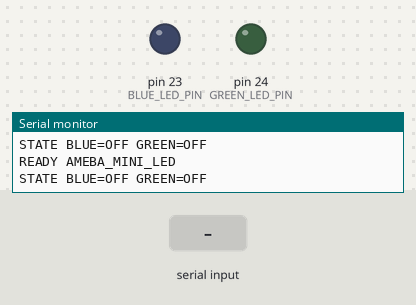
This sketch was run on a simulated Arduino Mega 2560, built with avr-gcc and run on an emulated ATmega2560. On the bench: output pins drawn as LEDs (lit = HIGH), the last lines printed to the serial monitor. Dashed ring = blinking. The test bench sets the inputs (shaded band).

Above: at 2.2 s.
2.3 s: "BLINK_THREE\n" received over Serial
At 2.42 s:
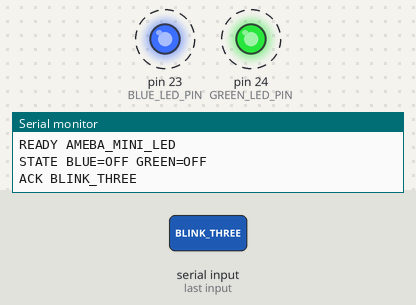
5.3 s: "LEFT_ON\n" received over Serial
At 6.3 s:
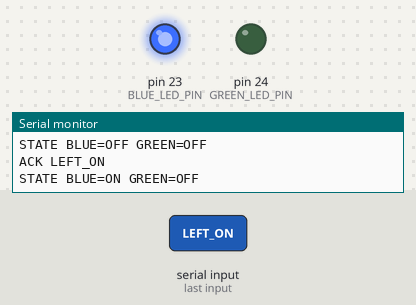
6.8 s: "RIGHT_ON\n" received over Serial
At 7.4 s:
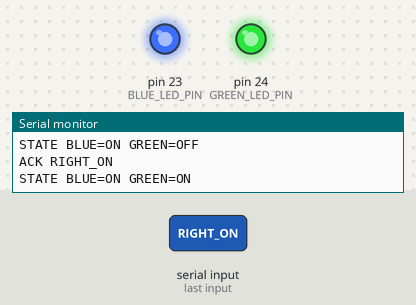
8.3 s: "LEFT_OFF\n" received over Serial
At 9.7 s:
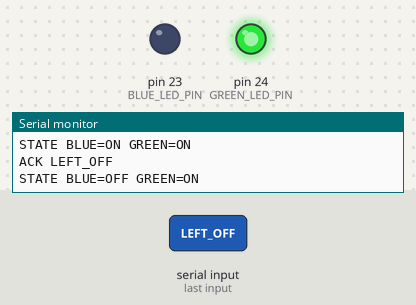
Timing chart, 0 to 10.8 s (numbered marks = the images above; inputs shaded):
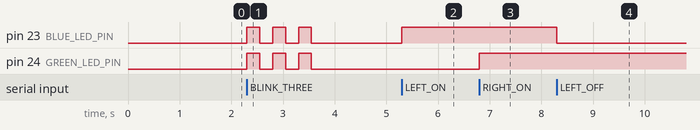

The sketch:

ameba_mini_led.ino
```cpp
/* Ameba Mini voice-controlled LED receiver.
 * Change the pin values and active level to match your board's official pinout.
 */
#include <Arduino.h>

// AMB82-MINI official pin map: Arduino pin 23 = PF9 = LED_B,
// Arduino pin 24 = PE6 = LED_G.
const int BLUE_LED_PIN = 23;
const int GREEN_LED_PIN = 24;
const bool LED_ACTIVE_LOW = false;

bool blueOn = false;
bool greenOn = false;
String inputLine;

void writeLed(int pin, bool on) {
  digitalWrite(pin, LED_ACTIVE_LOW ? (on ? LOW : HIGH) : (on ? HIGH : LOW));
}

void reportState() {
  Serial.print("STATE BLUE=");
  Serial.print(blueOn ? "ON" : "OFF");
  Serial.print(" GREEN=");
  Serial.println(greenOn ? "ON" : "OFF");
}

void setState(bool newBlueOn, bool newGreenOn) {
  blueOn = newBlueOn;
  greenOn = newGreenOn;
  writeLed(BLUE_LED_PIN, blueOn);
  writeLed(GREEN_LED_PIN, greenOn);
  reportState();
}

void blinkThreeTimes() {
  Serial.println("ACK BLINK_THREE");
  for (int count = 0; count < 3; count++) {
    blueOn = true;
    greenOn = true;
    writeLed(BLUE_LED_PIN, true);
    writeLed(GREEN_LED_PIN, true);
    delay(250);
    blueOn = false;
    greenOn = false;
    writeLed(BLUE_LED_PIN, false);
    writeLed(GREEN_LED_PIN, false);
    delay(250);
  }
  reportState();
}

void handleCommand(String command) {
  command.trim();
  command.toUpperCase();

  if (command == "LEFT_ON") {
    Serial.println("ACK LEFT_ON");
    setState(true, greenOn);
  } else if (command == "RIGHT_ON") {
    Serial.println("ACK RIGHT_ON");
    setState(blueOn, true);
  } else if (command == "LEFT_OFF") {
    Serial.println("ACK LEFT_OFF");
    setState(false, greenOn);
  } else if (command == "RIGHT_OFF") {
    Serial.println("ACK RIGHT_OFF");
    setState(blueOn, false);
  } else if (command == "ALL_OFF") {
    Serial.println("ACK ALL_OFF");
    setState(false, false);
  } else if (command == "BLINK_THREE") {
    blinkThreeTimes();
  } else if (command == "STATUS") {
    Serial.println("ACK STATUS");
    reportState();
  } else if (command.length() > 0) {
    Serial.println("ERROR UNKNOWN_COMMAND");
  }
}

void setup() {
  Serial.begin(115200);
  delay(1000);
  pinMode(BLUE_LED_PIN, OUTPUT);
  pinMode(GREEN_LED_PIN, OUTPUT);
  inputLine.reserve(32);
  setState(false, false);
  Serial.println("READY AMEBA_MINI_LED");
  reportState();
}

void loop() {
  while (Serial.available() > 0) {
    char received = static_cast<char>(Serial.read());
    if (received == '\n' || received == '\r') {
      if (inputLine.length() > 0) {
        handleCommand(inputLine);
        inputLine = "";
      }
    } else if (inputLine.length() < 31) {
      inputLine += received;
    } else {
      inputLine = "";
      Serial.println("ERROR COMMAND_TOO_LONG");
    }
  }
}
```

Measured:
- after the input at 2.3 s, pin 23 (BLUE_LED_PIN), pin 24 (GREEN_LED_PIN): alternates HIGH for 0.25 s and LOW for 0.25 s, 6 changes in all, then stays LOW, starting at once
- after the input at 5.3 s, pin 23 (BLUE_LED_PIN): LOW → HIGH at once
- after the input at 6.8 s, pin 24 (GREEN_LED_PIN): LOW → HIGH at once
- after the input at 8.3 s, pin 23 (BLUE_LED_PIN): HIGH → LOW at once
